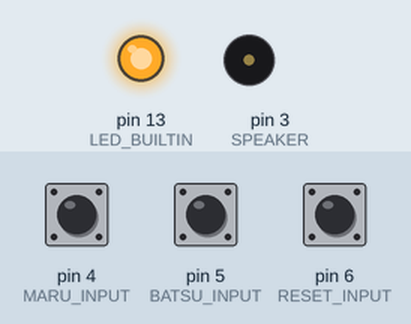
A sketch run on a simulated Arduino Uno, built with avr-gcc and run on an emulated ATmega328P. On the bench: output pins drawn as LEDs (lit = HIGH), buzzer (waves = sounding). Inputs (shaded band) come from the test bench; at power-on: pin 4 (MARU_INPUT) HIGH, pin 5 (BATSU_INPUT) HIGH, pin 6 (RESET_INPUT) HIGH. Pins used as bus, display or sensor lines are not drawn.

Above: at 1.2 s.
1.3 s: pin 4 (MARU_INPUT) pulled LOW for 0.15 s
At 1.8 s:
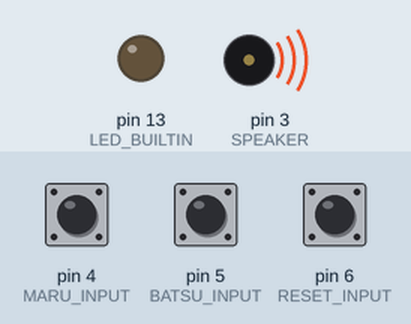
3.8 s: pin 5 (BATSU_INPUT) pulled LOW for 1 s
At 4.0 s:
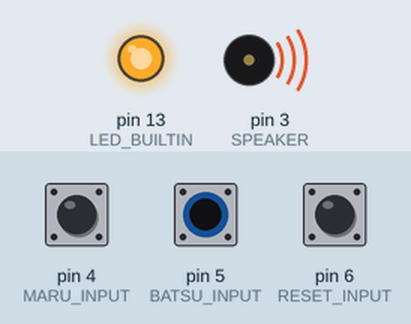
6.8 s: pin 5 (BATSU_INPUT) pulled LOW for 3.2 s
At 11.2 s:
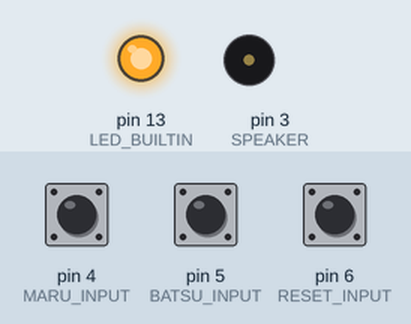
11.5 s: pin 4 (MARU_INPUT) pulled LOW for 3.2 s
At 12.0 s:
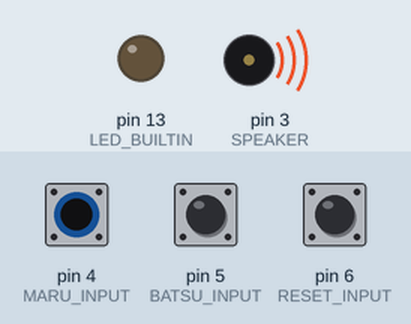
Timing chart, 0 to 17.0 s (numbered marks = the images above; inputs shaded):
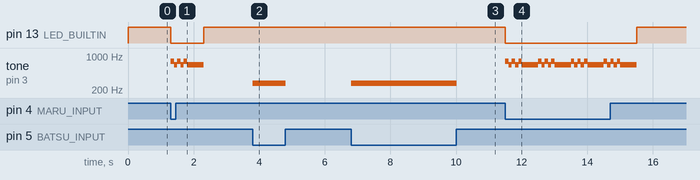

The sketch:

hayaoshi.ino
```cpp
#include <Arduino.h>

#define BEATTIME 100 //音を出している時間(msec)
#define SPEAKER 3 //スピーカーの出力ピン番号

#define MARU_INPUT 4
#define BATSU_INPUT 5
#define RESET_INPUT 6

#define RESET_OUTPUT 2

#define MARU 0
#define BATSU 1
#define RESET 2

bool ring_buffer[3][5] = {false};
static const int MAX_RING_BUFFER = sizeof(ring_buffer[0]) / sizeof(ring_buffer[0][0]);
int ring_buffer_index[3];


void setup() {
  // put your setup code here, to run once:
Serial.begin(9600);

  pinMode(MARU_INPUT, INPUT_PULLUP);
  pinMode(BATSU_INPUT, INPUT_PULLUP);
  pinMode(RESET_INPUT, INPUT_PULLUP);

  pinMode(RESET_OUTPUT, OUTPUT);
  pinMode(LED_BUILTIN, OUTPUT);
  ring_buffer_index[MARU] = 0;
  ring_buffer_index[BATSU] = 0;
  ring_buffer_index[RESET] = 0;
}

void PushBuffer(int button, bool v)
{
  ring_buffer[button][ring_buffer_index[button]] = v;
  ring_buffer_index[button] = (ring_buffer_index[button] + 1) % MAX_RING_BUFFER;

}

bool IsPush(int button)
{
  bool result = true;
  for(int i = 0; i < MAX_RING_BUFFER; i++){
    if (ring_buffer[button][i] == false) {
      result = false;
      break;
    }
  }
  return result;
}


void loop() {

  // put your main code here, to run repeatedly:
  const bool val_maru = digitalRead(MARU_INPUT) == LOW;
  const bool val_batsu = digitalRead(BATSU_INPUT) == LOW;
  const bool val_reset = digitalRead(RESET_INPUT) == LOW;

  //Serial.println(val_batsu);

  PushBuffer(MARU, val_maru);
  PushBuffer(BATSU, val_batsu);
  PushBuffer(RESET, val_reset);
  int is_push[3];
  is_push[MARU] = IsPush(MARU) ? HIGH : LOW;
  is_push[BATSU] = IsPush(BATSU) ? HIGH : LOW;
  is_push[RESET] = IsPush(RESET) ? HIGH : LOW;

  //Serial.println(is_push[BATSU]);

  if(is_push[MARU]){
    digitalWrite(RESET_OUTPUT, HIGH);
    digitalWrite(LED_BUILTIN, LOW);

    tone(SPEAKER,784,BEATTIME) ; // ソ
    delay(BEATTIME) ;
    tone(SPEAKER,659,BEATTIME) ; // ミ
    delay(BEATTIME) ;
    tone(SPEAKER,784,BEATTIME) ; // ソ
    delay(BEATTIME) ;
    tone(SPEAKER,659,BEATTIME) ; // ミ
    delay(BEATTIME) ;
    tone(SPEAKER,784,BEATTIME) ; // ソ
    delay(BEATTIME) ;
    tone(SPEAKER,659,500) ; // ミ
    delay(500) ;
  }

  else if (is_push[BATSU]){
    digitalWrite(RESET_OUTPUT, HIGH);
    tone(SPEAKER,277,200) ; // ド＃
    delay(200) ;

  }
  else if (is_push[RESET]){
    digitalWrite(RESET_OUTPUT, HIGH);
  }

  else {
    digitalWrite(RESET_OUTPUT, LOW);
    digitalWrite(LED_BUILTIN, HIGH);
  }
  delay(1);

}
```

Measured:
- after the input at 1.3 s, pin 13 (LED_BUILTIN): HIGH → LOW at once, → HIGH 1.0 s later; tone on pin 3 (SPEAKER): plays 784 Hz for 0.10 s, 659 Hz for 0.10 s, 784 Hz for 0.10 s, 659 Hz for 0.10 s, 784 Hz for 0.10 s, 659 Hz for 0.50 s, starting at once
- after the input at 3.8 s, tone on pin 3 (SPEAKER): silent → 277 Hz at once, → silent 1.0 s later
- after the input at 6.8 s, tone on pin 3 (SPEAKER): silent → 277 Hz at once, → silent 3.2 s later
- after the input at 11.5 s, pin 13 (LED_BUILTIN): HIGH → LOW at once, → HIGH 4.0 s later; tone on pin 3 (SPEAKER): silent → 784 Hz at once, then repeats every 1.0 s: 2 × (659 Hz 0.10 s, 784 Hz 0.10 s), 659 Hz 0.50 s, 784 Hz 0.10 s, until it stays silent from 15.5 s
